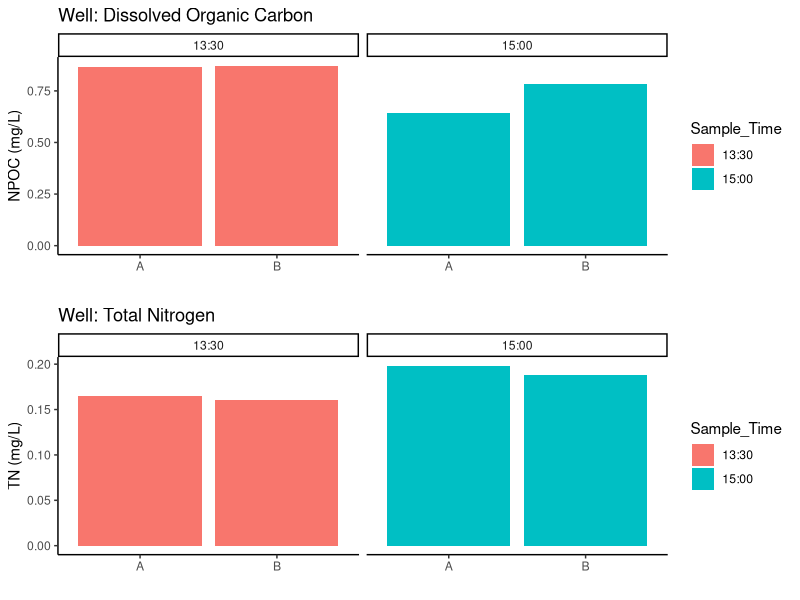

The R script that drew this image:
## ---- chunk 1
library(ggplot2)
library(dplyr)
library(knitr)
library(ggpubr)
## ---- chunk 2

#read out title
cat("DOC and TN Data from Shimadzu TOC/TN")

#Read in the data 
doc <- read.csv("Processed Data/TMP_20251110_FW_WellTest_DOC_Processed.csv")
#head(doc)

#Plot DOC data 
viz_c_plot <-  ggplot(data = doc, aes(x = Replicate, y = npoc_mgL, fill=Sample_Time)) +
       geom_bar(stat = 'identity') + 
        facet_grid(~Sample_Time, scales="free_x") + 
        theme_classic() + labs(x= " ", y="NPOC (mg/L)", title="Well: Dissolved Organic Carbon") + 
        theme(legend.position="right") 


viz_n_plot <-  ggplot(data = doc, aes(x = Replicate, y = tdn_mgL, fill=Sample_Time)) +
       geom_bar(stat = 'identity') + 
        facet_grid(~Sample_Time, scales="free_x") + 
        theme_classic() + labs(x= " ", y="TN (mg/L)", title="Well: Total Nitrogen") + 
        theme(legend.position="right") 

ggarrange(viz_c_plot, viz_n_plot, nrow=2, ncol=1)
#print(viz_c_plot)
#print(viz_n_plot)

##Calculate an average DOC and TN?  
# Calculate the averages
avg_doc <- round(mean(doc$npoc_mgL), 3)
avg_tn <- round(mean(doc$tdn_mgL), 3)
sd_doc <- round(sd(doc$npoc_mgL), 3)
sd_tn <- round(sd(doc$tdn_mgL), 3)

# Create a dataframe with the results
doc_table <- data.frame(
  Analyte = c("DOC (mg/L)", "TN (mg/L)"),
  Average = c(avg_doc, avg_tn),
  Std_Deviation = c(sd_doc, sd_tn)
)

kable(doc_table)
